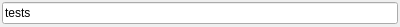
<?xml version="1.0" encoding="UTF-8"?>
<ui version="4.0">
 <class>gkStringProperty</class>
 <widget class="QWidget" name="gkStringProperty">
  <property name="geometry">
   <rect>
    <x>0</x>
    <y>0</y>
    <width>400</width>
    <height>27</height>
   </rect>
  </property>
  <property name="windowTitle">
   <string>Form</string>
  </property>
  <layout class="QGridLayout" name="gridLayout">
   <property name="leftMargin">
    <number>2</number>
   </property>
   <property name="topMargin">
    <number>2</number>
   </property>
   <property name="rightMargin">
    <number>2</number>
   </property>
   <property name="bottomMargin">
    <number>2</number>
   </property>
   <property name="spacing">
    <number>2</number>
   </property>
   <item row="0" column="0">
    <widget class="QLineEdit" name="string">
     <property name="text">
      <string>tests</string>
     </property>
    </widget>
   </item>
  </layout>
 </widget>
 <resources/>
 <connections/>
</ui>
